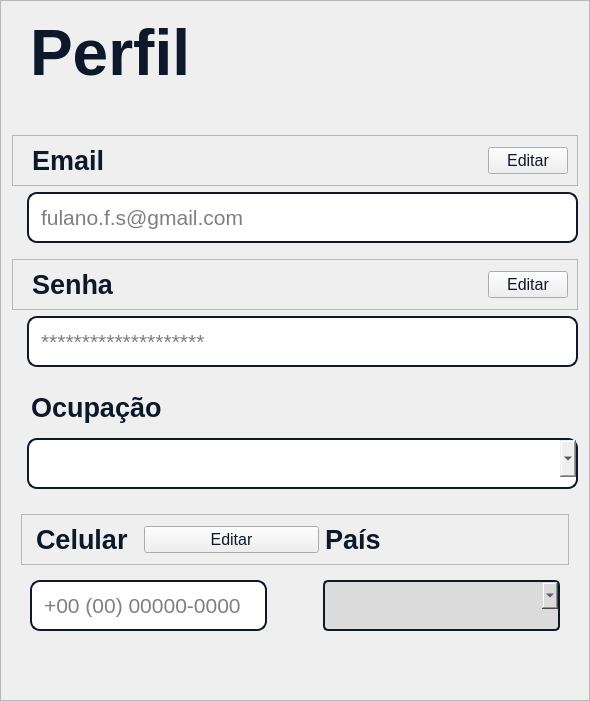
              <widget class="QFrame" name="frame_10">
               <property name="sizePolicy">
                <sizepolicy hsizetype="Minimum" vsizetype="Preferred">
                 <horstretch>0</horstretch>
                 <verstretch>0</verstretch>
                </sizepolicy>
               </property>
               <property name="styleSheet">
                <string notr="true"/>
               </property>
               <property name="frameShape">
                <enum>QFrame::StyledPanel</enum>
               </property>
               <property name="frameShadow">
                <enum>QFrame::Raised</enum>
               </property>
               <layout class="QVBoxLayout" name="verticalLayout_3">
                <item>
                 <widget class="QLabel" name="label_2">
                  <property name="sizePolicy">
                   <sizepolicy hsizetype="Minimum" vsizetype="Maximum">
                    <horstretch>0</horstretch>
                    <verstretch>0</verstretch>
                   </sizepolicy>
                  </property>
                  <property name="font">
                   <font>
                    <pointsize>48</pointsize>
                    <weight>75</weight>
                    <bold>true</bold>
                   </font>
                  </property>
                  <property name="styleSheet">
                   <string notr="true">color: #0D192B;
margin-top: 5px;</string>
                  </property>
                  <property name="text">
                   <string>Perfil</string>
                  </property>
                 </widget>
                </item>
                <item>
                 <spacer name="verticalSpacer">
                  <property name="orientation">
                   <enum>Qt::Vertical</enum>
                  </property>
                  <property name="sizeType">
                   <enum>QSizePolicy::Maximum</enum>
                  </property>
                  <property name="sizeHint" stdset="0">
                   <size>
                    <width>20</width>
                    <height>40</height>
                   </size>
                  </property>
                 </spacer>
                </item>
                <item>
                 <widget class="QFrame" name="frame_2">
                  <property name="sizePolicy">
                   <sizepolicy hsizetype="Minimum" vsizetype="Maximum">
                    <horstretch>0</horstretch>
                    <verstretch>0</verstretch>
                   </sizepolicy>
                  </property>
                  <property name="styleSheet">
                   <string notr="true"/>
                  </property>
                  <property name="frameShape">
                   <enum>QFrame::StyledPanel</enum>
                  </property>
                  <property name="frameShadow">
                   <enum>QFrame::Raised</enum>
                  </property>
                  <layout class="QHBoxLayout" name="horizontalLayout_4">
                   <item>
                    <spacer name="horizontalSpacer_4">
                     <property name="orientation">
                      <enum>Qt::Horizontal</enum>
                     </property>
                     <property name="sizeType">
                      <enum>QSizePolicy::Maximum</enum>
                     </property>
                     <property name="sizeHint" stdset="0">
                      <size>
                       <width>10</width>
                       <height>20</height>
                      </size>
                     </property>
                    </spacer>
                   </item>
                   <item>
                    <widget class="QLabel" name="lbl_email">
                     <property name="sizePolicy">
                      <sizepolicy hsizetype="Minimum" vsizetype="Maximum">
                       <horstretch>0</horstretch>
                       <verstretch>0</verstretch>
                      </sizepolicy>
                     </property>
                     <property name="font">
                      <font>
                       <pointsize>20</pointsize>
                       <weight>75</weight>
                       <bold>true</bold>
                      </font>
                     </property>
                     <property name="styleSheet">
                      <string notr="true">min-width: 450px;
color: #0D192B;</string>
                     </property>
                     <property name="text">
                      <string>Email</string>
                     </property>
                    </widget>
                   </item>
                   <item>
                    <widget class="QPushButton" name="btn_editar_email">
                     <property name="sizePolicy">
                      <sizepolicy hsizetype="Minimum" vsizetype="Maximum">
                       <horstretch>0</horstretch>
                       <verstretch>0</verstretch>
                      </sizepolicy>
                     </property>
                     <property name="font">
                      <font>
                       <pointsize>12</pointsize>
                      </font>
                     </property>
                     <property name="cursor">
                      <cursorShape>PointingHandCursor</cursorShape>
                     </property>
                     <property name="styleSheet">
                      <string notr="true">color: #0D192B;</string>
                     </property>
                     <property name="text">
                      <string>Editar</string>
                     </property>
                    </widget>
                   </item>
                  </layout>
                 </widget>
                </item>
                <item>
                 <widget class="QLineEdit" name="edit_email">
                  <property name="enabled">
                   <bool>false</bool>
                  </property>
                  <property name="sizePolicy">
                   <sizepolicy hsizetype="Minimum" vsizetype="Minimum">
                    <horstretch>0</horstretch>
                    <verstretch>0</verstretch>
                   </sizepolicy>
                  </property>
                  <property name="font">
                   <font>
                    <pointsize>16</pointsize>
                   </font>
                  </property>
                  <property name="styleSheet">
                   <string notr="true">QLineEdit{
	margin-left: 15px;
	margin-bottom: 10px;
	border-radius: 10px;
	border: 2px solid #0D192B;
	padding: 10px;
}

QLineEdit:focus {
	margin-left: 15px;
	margin-bottom: 10px;
	border-radius: 10px;
	border: 2px solid #0D192B;
	padding: 10px;
	background-color: #C9C9C9;
}</string>
                  </property>
                  <property name="text">
                   <string/>
                  </property>
                  <property name="placeholderText">
                   <string>fulano.f.s@gmail.com</string>
                  </property>
                 </widget>
                </item>
                <item>
                 <widget class="QFrame" name="frame_3">
                  <property name="sizePolicy">
                   <sizepolicy hsizetype="Minimum" vsizetype="Maximum">
                    <horstretch>0</horstretch>
                    <verstretch>0</verstretch>
                   </sizepolicy>
                  </property>
                  <property name="frameShape">
                   <enum>QFrame::StyledPanel</enum>
                  </property>
                  <property name="frameShadow">
                   <enum>QFrame::Raised</enum>
                  </property>
                  <layout class="QHBoxLayout" name="horizontalLayout_6">
                   <item>
                    <spacer name="horizontalSpacer_6">
                     <property name="orientation">
                      <enum>Qt::Horizontal</enum>
                     </property>
                     <property name="sizeType">
                      <enum>QSizePolicy::Maximum</enum>
                     </property>
                     <property name="sizeHint" stdset="0">
                      <size>
                       <width>10</width>
                       <height>20</height>
                      </size>
                     </property>
                    </spacer>
                   </item>
                   <item>
                    <widget class="QLabel" name="lbl_senha">
                     <property name="sizePolicy">
                      <sizepolicy hsizetype="Preferred" vsizetype="Maximum">
                       <horstretch>0</horstretch>
                       <verstretch>0</verstretch>
                      </sizepolicy>
                     </property>
                     <property name="font">
                      <font>
                       <pointsize>20</pointsize>
                       <weight>75</weight>
                       <bold>true</bold>
                      </font>
                     </property>
                     <property name="styleSheet">
                      <string notr="true">min-width: 450px;
color: #0D192B;</string>
                     </property>
                     <property name="text">
                      <string>Senha</string>
                     </property>
                    </widget>
                   </item>
                   <item>
                    <widget class="QPushButton" name="btn_editar_senha">
                     <property name="sizePolicy">
                      <sizepolicy hsizetype="Minimum" vsizetype="Maximum">
                       <horstretch>0</horstretch>
                       <verstretch>0</verstretch>
                      </sizepolicy>
                     </property>
                     <property name="font">
                      <font>
                       <pointsize>12</pointsize>
                      </font>
                     </property>
                     <property name="cursor">
                      <cursorShape>PointingHandCursor</cursorShape>
                     </property>
                     <property name="styleSheet">
                      <string notr="true">color: #0D192B;</string>
                     </property>
                     <property name="text">
                      <string>Editar</string>
                     </property>
                    </widget>
                   </item>
                  </layout>
                 </widget>
                </item>
                <item>
                 <widget class="QLineEdit" name="edit_senha">
                  <property name="enabled">
                   <bool>false</bool>
                  </property>
                  <property name="sizePolicy">
                   <sizepolicy hsizetype="Minimum" vsizetype="Minimum">
                    <horstretch>0</horstretch>
                    <verstretch>0</verstretch>
                   </sizepolicy>
                  </property>
                  <property name="font">
                   <font>
                    <pointsize>16</pointsize>
                   </font>
                  </property>
                  <property name="styleSheet">
                   <string notr="true">QLineEdit{
	margin-left: 15px;
	margin-bottom: 10px;
	border-radius: 10px;
	border: 2px solid #0D192B;
	padding: 10px;
}

QLineEdit:focus {
	margin-left: 15px;
	margin-bottom: 10px;
	border-radius: 10px;
	border: 2px solid #0D192B;
	padding: 10px;
	background-color: #C9C9C9;
}</string>
                  </property>
                  <property name="text">
                   <string/>
                  </property>
                  <property name="echoMode">
                   <enum>QLineEdit::Password</enum>
                  </property>
                  <property name="placeholderText">
                   <string>********************</string>
                  </property>
                 </widget>
                </item>
                <item>
                 <widget class="QFrame" name="frame_4">
                  <property name="sizePolicy">
                   <sizepolicy hsizetype="Minimum" vsizetype="Maximum">
                    <horstretch>0</horstretch>
                    <verstretch>0</verstretch>
                   </sizepolicy>
                  </property>
                  <property name="frameShape">
                   <enum>QFrame::NoFrame</enum>
                  </property>
                  <property name="frameShadow">
                   <enum>QFrame::Raised</enum>
                  </property>
                  <layout class="QHBoxLayout" name="horizontalLayout_7">
                   <item>
                    <spacer name="horizontalSpacer_7">
                     <property name="orientation">
                      <enum>Qt::Horizontal</enum>
                     </property>
                     <property name="sizeType">
                      <enum>QSizePolicy::Maximum</enum>
                     </property>
                     <property name="sizeHint" stdset="0">
                      <size>
                       <width>10</width>
                       <height>20</height>
                      </size>
                     </property>
                    </spacer>
                   </item>
                   <item>
                    <widget class="QLabel" name="lbl_ocupacao">
                     <property name="sizePolicy">
                      <sizepolicy hsizetype="Preferred" vsizetype="Maximum">
                       <horstretch>0</horstretch>
                       <verstretch>0</verstretch>
                      </sizepolicy>
                     </property>
                     <property name="font">
                      <font>
                       <pointsize>20</pointsize>
                       <weight>75</weight>
                       <bold>true</bold>
                      </font>
                     </property>
                     <property name="styleSheet">
                      <string notr="true">min-width: 450px;
color: #0D192B;</string>
                     </property>
                     <property name="text">
                      <string>Ocupação</string>
                     </property>
                    </widget>
                   </item>
                  </layout>
                 </widget>
                </item>
                <item>
                 <widget class="QComboBox" name="cmbox_ocupacao">
                  <property name="sizePolicy">
                   <sizepolicy hsizetype="Minimum" vsizetype="Minimum">
                    <horstretch>0</horstretch>
                    <verstretch>0</verstretch>
                   </sizepolicy>
                  </property>
                  <property name="font">
                   <font>
                    <pointsize>16</pointsize>
                   </font>
                  </property>
                  <property name="cursor">
                   <cursorShape>PointingHandCursor</cursorShape>
                  </property>
                  <property name="mouseTracking">
                   <bool>false</bool>
                  </property>
                  <property name="styleSheet">
                   <string notr="true">QComboBox{
	margin-left: 15px;
	margin-bottom: 10px;
	border-radius: 10px;
	border: 2px solid #0D192B;
	padding: 10px;
}

/* Estilo da lista suspensa (popup de opções) */
QComboBox QAbstractItemView {
    background-color: #DBDBDB;
    color: rgb(13, 25, 43);
    min-width: 100px;  /* &lt;-- isso evita o corte */
    padding: 5px;
    border: 1px solid #999;
	selection-background-color: rgb(13, 25, 43);
    color: rgb(13, 25, 43);
}

QComboBox:hover{
    margin-left: 15px;
	margin-bottom: 10px;
	border-radius: 10px;
	border: 2px solid #0D192B;
	padding: 10px;
	background-color: #C9C9C9
}

</string>
                  </property>
                 </widget>
                </item>
                <item>
                 <widget class="QFrame" name="frame_5">
                  <property name="styleSheet">
                   <string notr="true"/>
                  </property>
                  <property name="frameShape">
                   <enum>QFrame::NoFrame</enum>
                  </property>
                  <property name="frameShadow">
                   <enum>QFrame::Raised</enum>
                  </property>
                  <layout class="QVBoxLayout" name="verticalLayout_4">
                   <item>
                    <widget class="QFrame" name="frame">
                     <property name="sizePolicy">
                      <sizepolicy hsizetype="Minimum" vsizetype="Maximum">
                       <horstretch>0</horstretch>
                       <verstretch>0</verstretch>
                      </sizepolicy>
                     </property>
                     <property name="styleSheet">
                      <string notr="true"/>
                     </property>
                     <property name="frameShape">
                      <enum>QFrame::StyledPanel</enum>
                     </property>
                     <property name="frameShadow">
                      <enum>QFrame::Raised</enum>
                     </property>
                     <layout class="QHBoxLayout" name="horizontalLayout_8">
                      <item>
                       <spacer name="horizontalSpacer_8">
                        <property name="orientation">
                         <enum>Qt::Horizontal</enum>
                        </property>
                        <property name="sizeType">
                         <enum>QSizePolicy::Maximum</enum>
                        </property>
                        <property name="sizeHint" stdset="0">
                         <size>
                          <width>5</width>
                          <height>20</height>
                         </size>
                        </property>
                       </spacer>
                      </item>
                      <item>
                       <widget class="QLabel" name="lbl_celular">
                        <property name="sizePolicy">
                         <sizepolicy hsizetype="Maximum" vsizetype="Maximum">
                          <horstretch>0</horstretch>
                          <verstretch>0</verstretch>
                         </sizepolicy>
                        </property>
                        <property name="font">
                         <font>
                          <pointsize>20</pointsize>
                          <weight>75</weight>
                          <bold>true</bold>
                         </font>
                        </property>
                        <property name="styleSheet">
                         <string notr="true">color: #0D192B;</string>
                        </property>
                        <property name="text">
                         <string>Celular</string>
                        </property>
                       </widget>
                      </item>
                      <item>
                       <spacer name="horizontalSpacer_14">
                        <property name="orientation">
                         <enum>Qt::Horizontal</enum>
                        </property>
                        <property name="sizeType">
                         <enum>QSizePolicy::Maximum</enum>
                        </property>
                        <property name="sizeHint" stdset="0">
                         <size>
                          <width>0</width>
                          <height>20</height>
                         </size>
                        </property>
                       </spacer>
                      </item>
                      <item>
                       <spacer name="horizontalSpacer_16">
                        <property name="orientation">
                         <enum>Qt::Horizontal</enum>
                        </property>
                        <property name="sizeType">
                         <enum>QSizePolicy::Maximum</enum>
                        </property>
                        <property name="sizeHint" stdset="0">
                         <size>
                          <width>10</width>
                          <height>0</height>
                         </size>
                        </property>
                       </spacer>
                      </item>
                      <item>
                       <widget class="QPushButton" name="btn_editar_celular">
                        <property name="sizePolicy">
                         <sizepolicy hsizetype="Minimum" vsizetype="Maximum">
                          <horstretch>0</horstretch>
                          <verstretch>0</verstretch>
                         </sizepolicy>
                        </property>
                        <property name="font">
                         <font>
                          <pointsize>12</pointsize>
                         </font>
                        </property>
                        <property name="cursor">
                         <cursorShape>PointingHandCursor</cursorShape>
                        </property>
                        <property name="styleSheet">
                         <string notr="true">color: #0D192B;</string>
                        </property>
                        <property name="text">
                         <string>Editar</string>
                        </property>
                       </widget>
                      </item>
                      <item>
                       <widget class="QLabel" name="lbl_pais">
                        <property name="sizePolicy">
                         <sizepolicy hsizetype="Minimum" vsizetype="Maximum">
                          <horstretch>0</horstretch>
                          <verstretch>0</verstretch>
                         </sizepolicy>
                        </property>
                        <property name="font">
                         <font>
                          <pointsize>20</pointsize>
                          <weight>75</weight>
                          <bold>true</bold>
                         </font>
                        </property>
                        <property name="styleSheet">
                         <string notr="true">color: #0D192B;</string>
                        </property>
                        <property name="text">
                         <string>País</string>
                        </property>
                       </widget>
                      </item>
                      <item>
                       <spacer name="horizontalSpacer_15">
                        <property name="orientation">
                         <enum>Qt::Horizontal</enum>
                        </property>
                        <property name="sizeType">
                         <enum>QSizePolicy::Maximum</enum>
                        </property>
                        <property name="sizeHint" stdset="0">
                         <size>
                          <width>60</width>
                          <height>20</height>
                         </size>
                        </property>
                       </spacer>
                      </item>
                     </layout>
                    </widget>
                   </item>
                   <item>
                    <widget class="QFrame" name="frame_6">
                     <property name="sizePolicy">
                      <sizepolicy hsizetype="Preferred" vsizetype="Maximum">
                       <horstretch>0</horstretch>
                       <verstretch>0</verstretch>
                      </sizepolicy>
                     </property>
                     <property name="styleSheet">
                      <string notr="true">margin-bottom: 20px;</string>
                     </property>
                     <property name="frameShape">
                      <enum>QFrame::NoFrame</enum>
                     </property>
                     <property name="frameShadow">
                      <enum>QFrame::Raised</enum>
                     </property>
                     <layout class="QHBoxLayout" name="horizontalLayout_5">
                      <item>
                       <widget class="QLineEdit" name="edit_celular">
                        <property name="enabled">
                         <bool>false</bool>
                        </property>
                        <property name="sizePolicy">
                         <sizepolicy hsizetype="Minimum" vsizetype="Minimum">
                          <horstretch>0</horstretch>
                          <verstretch>0</verstretch>
                         </sizepolicy>
                        </property>
                        <property name="font">
                         <font>
                          <pointsize>16</pointsize>
                         </font>
                        </property>
                        <property name="styleSheet">
                         <string notr="true">QLineEdit{
	border-radius: 10px;
	border: 2px solid #0D192B;
	min-width: 200px;
	padding: 10px;
}

QLineEdit:focus {
	border-radius: 10px;
	border: 2px solid #0D192B;
	min-width: 200px;
	padding: 10px;
	background-color: #C9C9C9;
}</string>
                        </property>
                        <property name="text">
                         <string/>
                        </property>
                        <property name="maxLength">
                         <number>19</number>
                        </property>
                        <property name="placeholderText">
                         <string>+00 (00) 00000-0000</string>
                        </property>
                       </widget>
                      </item>
                      <item>
                       <spacer name="horizontalSpacer_5">
                        <property name="orientation">
                         <enum>Qt::Horizontal</enum>
                        </property>
                        <property name="sizeType">
                         <enum>QSizePolicy::Maximum</enum>
                        </property>
                        <property name="sizeHint" stdset="0">
                         <size>
                          <width>50</width>
                          <height>0</height>
                         </size>
                        </property>
                       </spacer>
                      </item>
                      <item>
                       <widget class="QComboBox" name="cmbox_pais">
                        <property name="sizePolicy">
                         <sizepolicy hsizetype="Minimum" vsizetype="Minimum">
                          <horstretch>0</horstretch>
                          <verstretch>0</verstretch>
                         </sizepolicy>
                        </property>
                        <property name="font">
                         <font>
                          <pointsize>16</pointsize>
                         </font>
                        </property>
                        <property name="cursor">
                         <cursorShape>PointingHandCursor</cursorShape>
                        </property>
                        <property name="styleSheet">
                         <string notr="true">QComboBox{
	background-color: rgb(219, 219, 219);
	color: rgb(13, 25, 43);
	padding: 5px 10px;
	border-radius: 5px;
	border: 2px solid #0D192B;
	min-width: 80px;
	min-height: 25px;
}

/* Estilo da lista suspensa (popup de opções) */
QComboBox QAbstractItemView {
    background-color: #DBDBDB;
    color: rgb(13, 25, 43);
    min-width: 100px;  /* &lt;-- isso evita o corte */
    padding: 5px;
    border: 1px solid #999;
	selection-background-color: rgb(13, 25, 43);
    color: rgb(13, 25, 43);
}

QComboBox:hover{
	color: rgb(13, 25, 43);
	padding: 5px 10px;
	border-radius: 5px;
	border: 2px solid #0D192B;
	min-width: 80px;
	min-height: 25px;
	background-color: #C9C9C9
}

</string>
                        </property>
                       </widget>
                      </item>
                     </layout>
                    </widget>
                   </item>
                  </layout>
                 </widget>
                </item>
               </layout>
              </widget>
